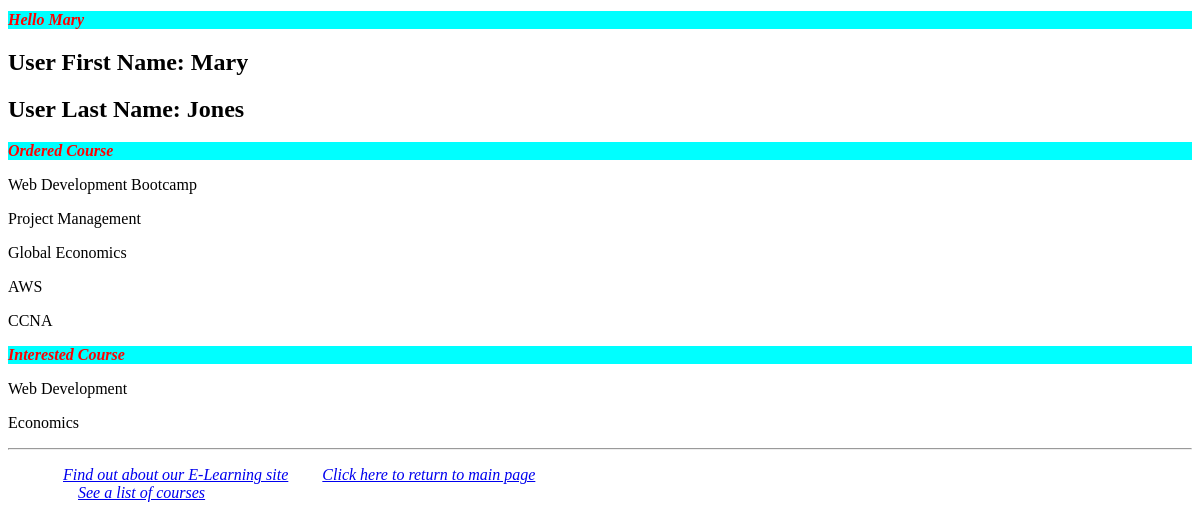
The app's page /myapp/myaccount (signed in) with its own data.
### myApp/models.py (models this page shows, shortened)
class Order(models.Model):
    VALID_CHOICES = [
        (0, 'Cancelled'),
        (1, 'Confirmed'),
    ]
    course = models.ForeignKey(Course, on_delete=models.CASCADE)
    student = models.ForeignKey(Student, on_delete=models.CASCADE)
    levels = models.PositiveIntegerField(default=1)
    order_status = models.IntegerField(choices=VALID_CHOICES, default=1)
    order_date = models.DateField(default=timezone.now)

class Course(models.Model):
    topic = models.ForeignKey(Topic, related_name='courses', on_delete=models.CASCADE)
    name = models.CharField(max_length=200)
    price = models.DecimalField(max_digits=10, decimal_places=2)
    for_everyone = models.BooleanField(default=True)
    description = models.TextField(max_length=300, null=True, blank=True)
    interested = models.PositiveIntegerField(default=0)
    stages = models.PositiveIntegerField(default=3)

class Topic(models.Model):
    name = models.CharField(max_length=200)
    category = models.CharField(max_length=50, null=False, blank=False, default='Category001')

### myApp/views.py (the view)
# urls.py: path(r'myaccount', views.myaccount, name='myaccount'),
@login_required
def myaccount(request):
    user = request.user
    msg = ""
    if user.is_staff:
        msg = "You are not a Registered student"
        return render(request, 'myapp/myaccount.html', {'msg': msg})
    else:
        order_list = Order.objects.filter(student__id=user.id)
        interested_topic = Student.objects.filter(username=user.username).values('interested_in__name')
        return render(request, 'myapp/myaccount.html',
                      {'msg': msg, 'firstname': user.first_name, 'lastname': user.last_name, 'orderlist': order_list,
                       'interestList': interested_topic})

### templates/myApp/myaccount.html
{% extends 'myapp/base.html' %}
{% block myhdg %}
    Hello {{ request.user.first_name }}
{% endblock %}
{% block body_block %}
    {% if msg %}
        <strong>{{ msg }}</strong>
    {% else %}
        <h2>User First Name: {{ firstname }}</h2>
        <h2>User Last Name: {{ lastname }}</h2>
        <h1>Ordered Course</h1>
        {% for order in orderlist %}
            <p> {{ order.course.name}} </p>
        {% endfor %}
         <h1>Interested Course</h1>
        {% for intres in interestList %}
            <p> {{ intres.interested_in__name }} </p>
        {% endfor %}
    {% endif %}
{% endblock %}

### myApp/static/myApp/style.css (style rules this page uses)
h1 { background-color: aqua; color: red; font-size: medium; font-style: italic; position: center; }

### records on screen
Order: course.name "Web Development Bootcamp"
Order: course.name "Project Management"
Order: course.name "Global Economics"
Order: course.name "AWS"
Order: course.name "CCNA"
Topic: interested_in__name "Web Development"
Topic: interested_in__name "Economics"

### other values on screen
{{ request.user.first_name }} "Mary"
{{ firstname }} "Mary"
{{ lastname }} "Jones"
